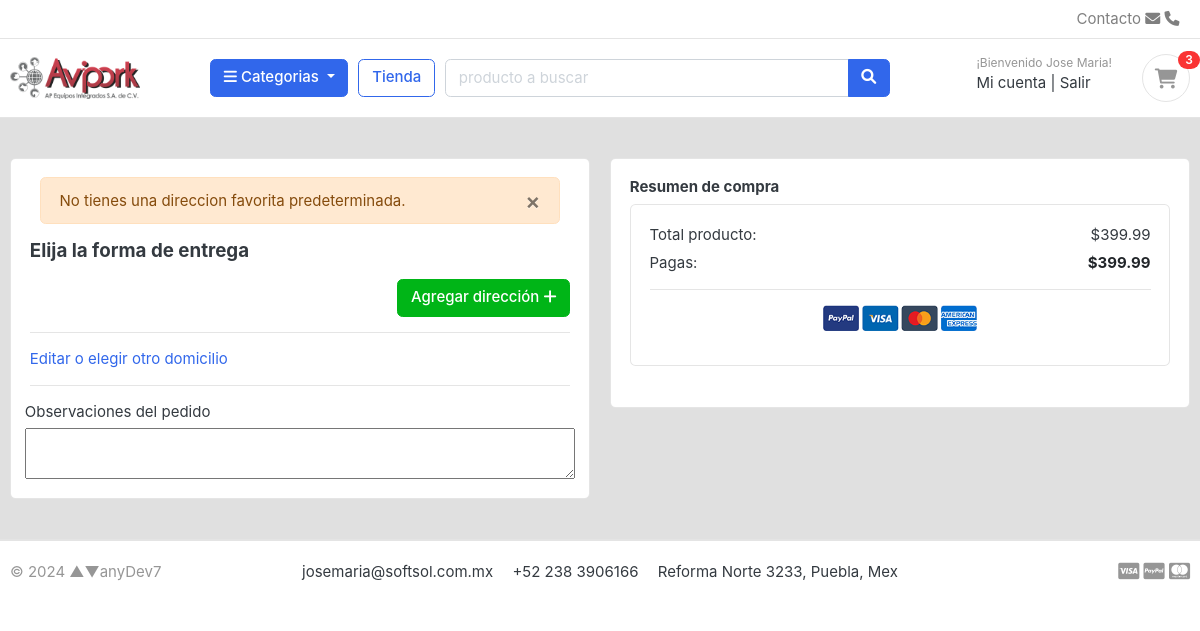
The page /ecart/select-address/399.990000/1/ (signed in) on the database as committed earlier.
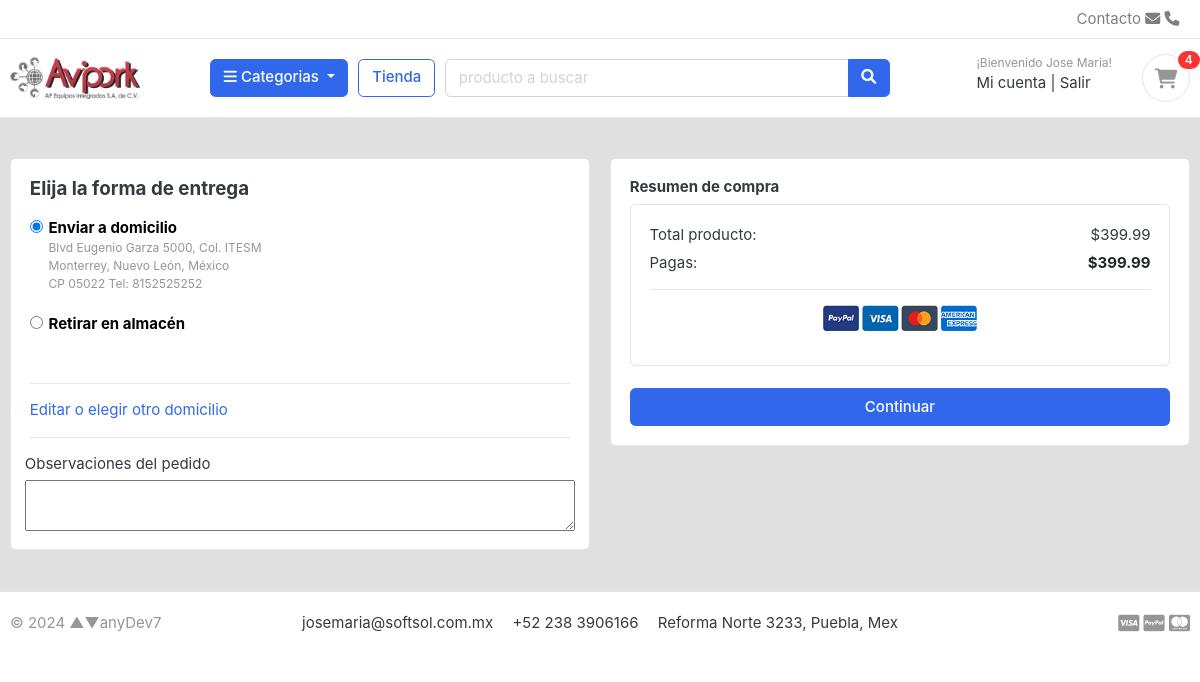
The same page on the database as committed later.
### account/models.py (models this page shows, shortened)
class Address(models.Model):
    user = models.ForeignKey(Account, verbose_name="Usuario", on_delete=models.CASCADE)
    address_line_1 = models.CharField("Direccion", max_length=50)
    address_line_2 = models.CharField("Colonia", max_length=50, blank=True)
    city = models.CharField('Ciudad', max_length=50)
    state = models.CharField('Estado', max_length=50)
    country = models.CharField('Pais', max_length=50, default="México")
    zipcode = models.CharField('CP', max_length=6, default="")
    phone = models.CharField('Telefono',max_length=50)
    nearby = models.CharField("Referencia", max_length=100, blank=True)
    default = models.BooleanField('Preferida', default=False)
    is_active = models.BooleanField('Acitva', default=True)
    created_at = models.DateTimeField('Creada el', auto_now_add=True)
    updated_at = models.DateTimeField('Actualizada el', auto_now=True)
    class Meta:
        verbose_name = 'Direccion'
        verbose_name_plural = 'Direcciones'

### ecart/views.py (the view)
# urls.py: path('select-address/<str:total>/<str:flag>/', views.select_address, name="select_address"),
@login_required(login_url='login')
def select_address(request, total="", flag=0):
    try:
        address = Address.objects.filter(user__id=request.user.id,  default=True).first()
    except Address.DoesNotExist:
        address = False
        messages.warning(request, 'No tienes una direccion favorita predeterminada.')
    if address == None:
        address = False
        messages.warning(request, 'No tienes una direccion favorita predeterminada.')
    context = {
    'total': float(total),
    'address': address,
    }
    return render(request, 'store/select_address.html', context)

### category/context_processors.py (called while the page is built)
def menu_cat_links(request):
    links = Category.objects.all()
    return dict(cat_links=links)

def menu_subcat_links(request):
    links = SubCategory.objects.all()
    return dict(subcat_links=links)

### category/models.py (called while the page is built)
    def get_url(self):
        return reverse('prod_by_cat', args=[self.slug,None,"s"]) # Solo funciona para el filtrado por subcategoria

### ecart/context_processors.py (called while the page is built)
def counter(request):
    count = 0
    if 'admin' in request.path:
        return {}
    else:
        try:                    # filter: 'fetch' todos los que cumplen con la condición
            if request.user.is_authenticated:
                cart_items = CartItem.objects.all().filter(user=request.user)
            else:
                cart = Cart.objects.filter(cart_id=_cart_id(request))
                cart_items = CartItem.objects.all().filter(cart=cart[:1])
            for item in cart_items:
                count += item.quantity
        except Cart.DoesNotExist:
            count = 0
        return dict(cart_count=count)

### mainapp/templates/store/select_address.html (shortened to what this page needs)
{% extends "mainapp/layout.html" %}
{% load static %}
{% block content %}
<section class="section-content padding-y bg" style="background: #e0e0e0">
<div class="container">
<div class="row">
    <aside class="col-lg-6">
    <div class="card">
    <div class="card-body">
    {% include "mainapp/includes/alerts.html" %}
    <h5 class="card-tit mb-3">Elija la forma de entrega</h5>
    {% if not address %}
                <p style="text-align: right;"><a href=" {% url "addresses" %} " type="button" class="btn btn-success"> <span>Agregar dirección</span> <i class="fa fa-plus"></i> </a></p>
    {% endif %}
    <form action="{% url "checkout" %}" method="POST">
            {% if address %}
            <div class="item-option-select">
            <div class="form-row">
                <div class="col form-group">
                    <div class="form-check">
                        <input value="{{address.id}}" class="form-check-input" type="radio" name="shipment" id="address" checked>
                        <label class="form-check-label" for="address">
                            <span style="color: black;" > <b> Enviar a domicilio </b></span>
                            <small><p class="text-muted">{{address.address_line_1}}, {{address.address_line_2}}<br>
                                {{address.city}}, {{address.state}}, {{address.country}} <br>
                                CP {{address.zipcode}} Tel: {{address.phone}} <br>
                            </p></small>
                        </label>
                    </div>
                </div>
            </div>
            <div class="form-row">
                <div class="col form-group">
                    <div class="form-check">
                        <input value="pickup" class="form-check-input" type="radio" name="shipment" id="pickup">
                        <label class="form-check-label" for="flexRadioDefault1">
                            <span style="color: black;" > <b> Retirar en almacén</b></span>
                        </label>
                    </div>
                </div>
            </div>
            </div>
            {% endif %}
            <hr>
            <a  href=" {% url "addresses" %}"> Editar o elegir otro domicilio </a>
            <hr>
            <div class="form-row">
                <label for="">Observaciones del pedido</label>
                <textarea name="order_note" rows="2" cols="80" required></textarea>
            </div>
    </div>
    </div>
    </aside>
    <aside class="col-lg-6">
            <div class="card">
            <div class="card-body">
                <h6>Resumen de compra</h6>
                <div class="card">
                    <div class="card-body">
                        <dl class="dlist-align">
                          <dt>Total producto:</dt>
                          <dd class="text-right">${{total|floatformat:"2g"}}</dd>
                        </dl>
                        <dl class="dlist-align">
                          <dt>Pagas:</dt>
                          <dd class="text-right text-dark b"><strong>${{total|floatformat:"2g" }}</strong></dd>
                        </dl>
                        <hr>
                        <p class="text-center mb-3">
                            <img src="{% static "./images/misc/payments.png" %}" height="26">
                        </p>
                    </div>
                </div>
                <br>
                {% if address %}
                <button type="submit" name="submit" class="btn btn-primary btn-block"> Continuar</button>
                {% endif %}
            </div>
            </div>
    </aside>
</div>
</div>
</section>
{% endblock content %}

### mainapp/templates/mainapp/includes/navbar.html (shortened to what this page needs)
{% load static %}
<header class="section-header">
    <nav class="navbar p-md-0 navbar-expand-sm navbar-light border-bottom">
    <div class="container">
      <div class="collapse navbar-collapse" id="navbarTop4">
        <ul class="navbar-nav mr-auto">
            <li class="nav-item dropdown">
                 <a href="#" class="nav-link"></a>
            </li>
            <li class="nav-item dropdown">
                <a href="#" class="nav-link"></a>
            </li>
        </ul>
        <ul class="navbar-nav">
            <li><a href="#" class="nav-link">Contacto <i class="fa fa-envelope"></i> <i class="fa fa-phone"></i></a></li>
        </ul>
      </div>
    </div>
    </nav>
    <section class="header-main border-bottom">
        <div class="container">
    <div class="row align-items-center">
        <div class="col-lg-2 col-md-3 col-6">
            <a href=" {% url "home" %} " class="brand-wrap">
                <img class="logo" src=" {% static "./images/logo-avipork.png" %} ">
            </a>
        </div>
        <div class="col-lg col-sm col-md col-6 flex-grow-0">
            <div class="category-wrap dropdown d-inline-block float-right">
                <button type="button" class="btn btn-primary dropdown-toggle" data-toggle="dropdown">
                    <i class="fa fa-bars"></i> Categorias
                </button>
            </div>
        </div>
        <a href="{% url "store" %}" class="btn btn-outline-primary">Tienda</a>
        <div class="col-lg  col-md-6 col-sm-12 col">
            <form action="{% url "search" %} " class="search"method="GET">
                <div class="input-group w-100">
                    <input type="text" class="form-control" style="width:60%;" placeholder="producto a buscar" name="keyword">
                    <div class="input-group-append">
                      <button class="btn btn-primary" type="submit">
                        <i class="fa fa-search"></i>
                      </button>
                    </div>
                </div>
            </form>
        </div>
        <div class="col-lg-3 col-sm-6 col-8 order-2 order-lg-3">
                    <div class="d-flex justify-content-end mb-3 mb-lg-0">
                        {% if user.id is None %}
                        <div class="widget-header">
                            <small class="title text-muted">¡Bienvenido como invitado!</small>
                            <div>
                                <a href="{% url 'login' %}">Ingresa</a> <span class="dark-transp"> | </span>
                                <a href="{% url "register" %}"> Crea tu cuenta</a>
                            </div>
                        </div>
                        <a href="{% url "ecart" %}" class="widget-header pl-3 ml-3">
                            <div class="icon icon-sm rounded-circle border"><i class="fa fa-shopping-cart"></i></div>
                            <span class="badge badge-pill badge-danger notify">{{cart_count}}</span>
                        </a>
                        {% else %}
                        <div class="widget-header">
                            <small class="title text-muted">¡Bienvenido {{user.first_name}}!</small>
                            <div>
                                <a href="{% url 'dashboard' %}">Mi cuenta</a> <span class="dark-transp"> | </span>
                                <a href="{% url 'logout' %}"> Salir</a>
                            </div>
                        </div>
                        <a href="{% url "ecart" %}" class="widget-header pl-3 ml-3">
                            <div class="icon icon-sm rounded-circle border"><i class="fa fa-shopping-cart"></i></div>
                            <span class="badge badge-pill badge-danger notify">{{cart_count}}</span>
                        </a>
                        {% endif %}
                    </div>
                </div>
    </div>
        </div>
    </section>
</header>

Rows that differ between the two databases and show on the page:
added Address: address_line_1 "Blvd Eugenio Garza 5000", address_line_2 "Col. ITESM", city "Monterrey", state "Nuevo León", country "México", zipcode "05022", phone "8152525252"
Other text that changed with them:
{{ cart_count }}: "3" → "4"
form field shipment: (not shown) → "☑ Enviar a domicilio Blvd Eugen"
form field shipment: (not shown) → "☐"
text no longer shown: "Agregar dirección"
text now shown: "Enviar a domicilio , , , CP Tel: Retirar en almacén Continuar"
list line gone: "× No tienes una direccion favorita predeterminada."
